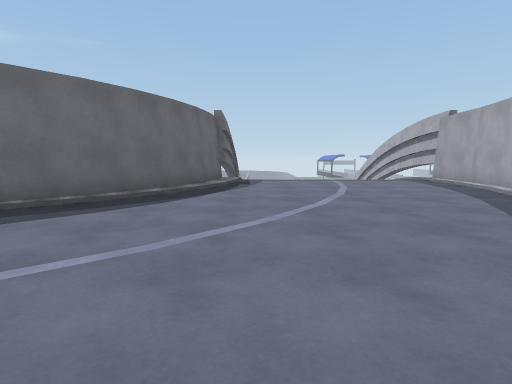
[1] (above)

18 first-person views from a walk through a 3-D level made in the Unity game engine. The camera is 1.2 m above the floor, tilts 6° down and sees 80° across. The floor is counted in squares, 2 m on a side. Each view is taken from the middle of a square. On the plan, view 1 faces up. The plan holds only what a view shows up to about 9 squares ahead; the rest is blank. The place goes on beyond the plan. The player character is not drawn. Some animated figures are not drawn. Surface patterns are stand-ins for the level's own textures.

[2]
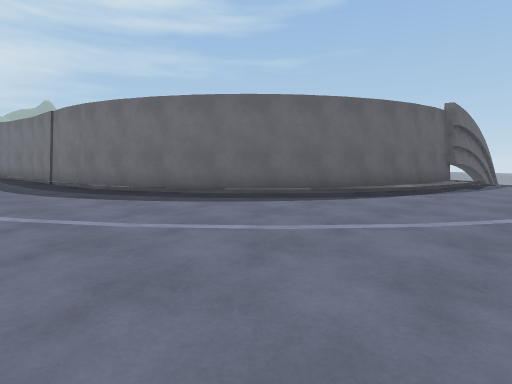

[3]
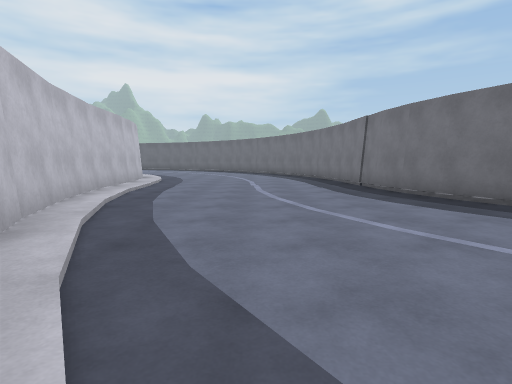

[4]
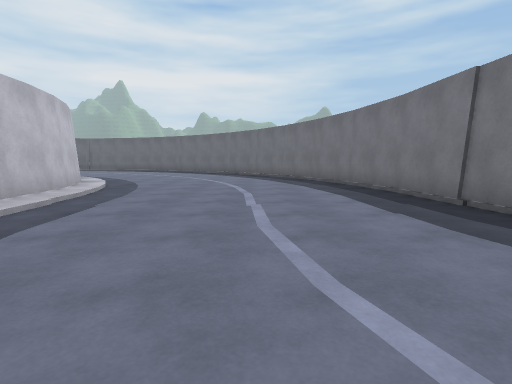

[5]
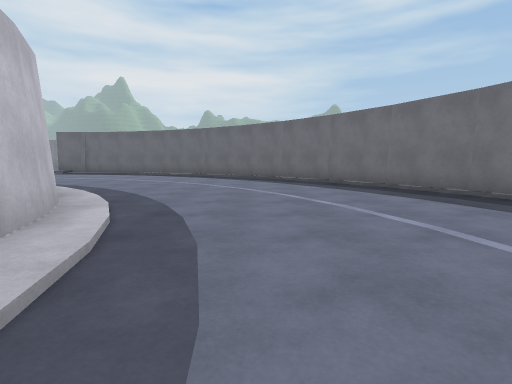

[6]
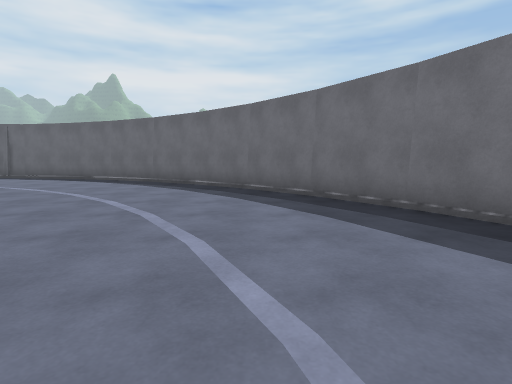

[7]
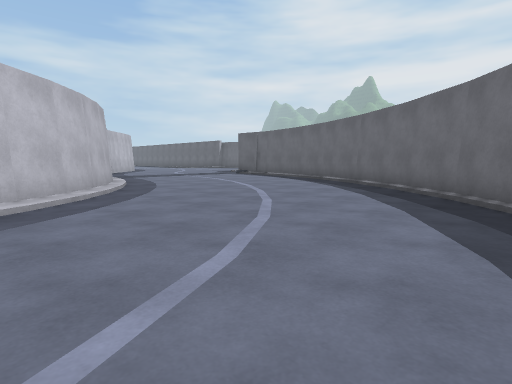

[8]
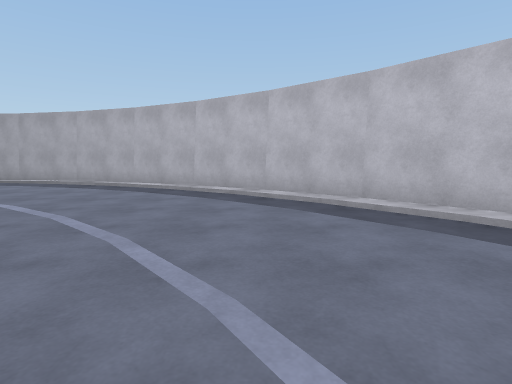

[9]
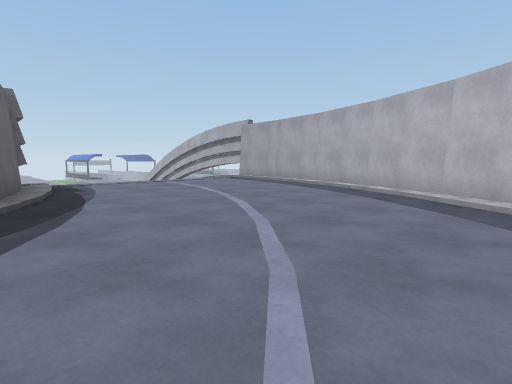

[10]
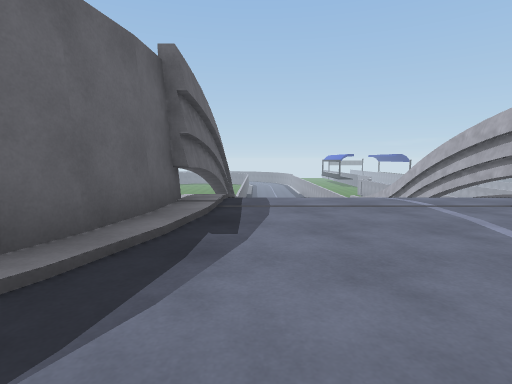

[11]
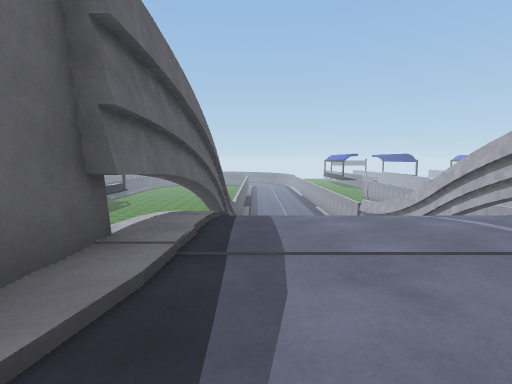

[12]
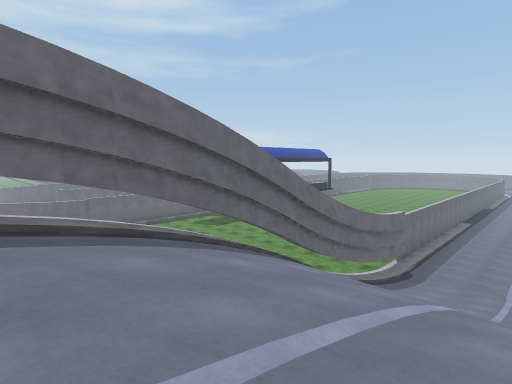

[13]
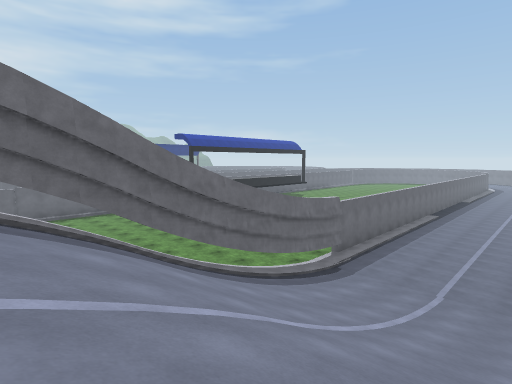

[14]
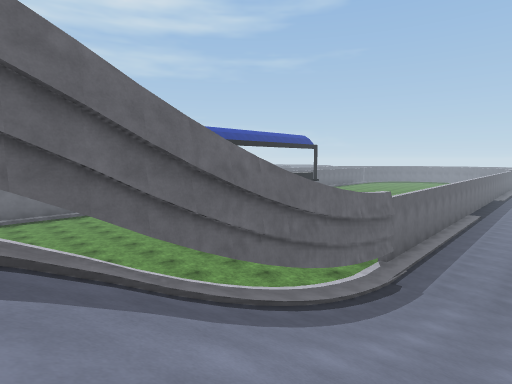

[15]
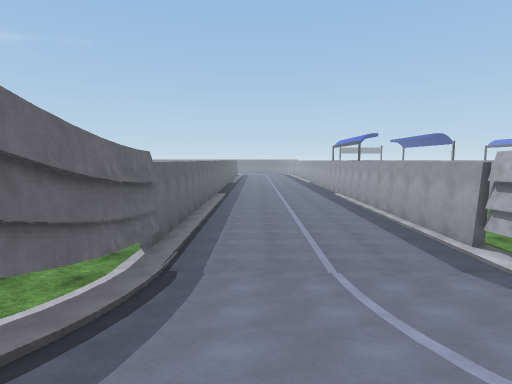

[16]
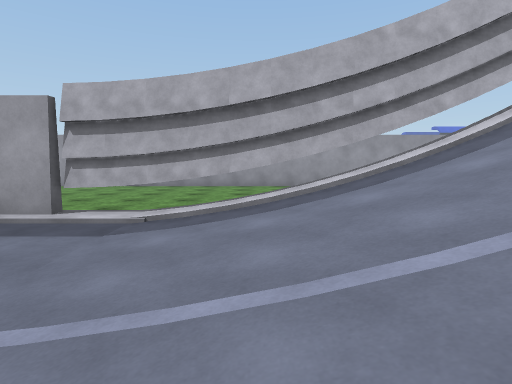

[17]
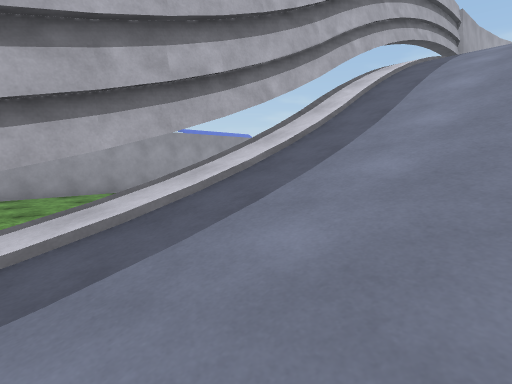

[18]
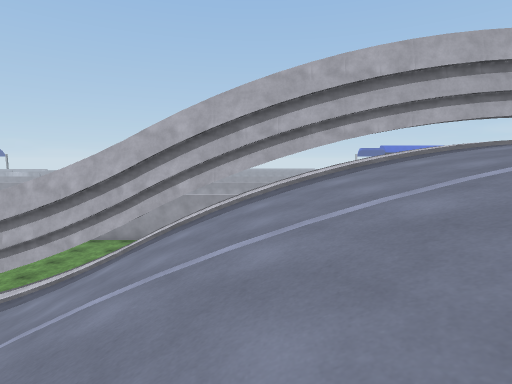

### Floor plan
Key: @ floor where view 1 was taken; # wall or solid block; . main floor; : floor 0.25 m higher than the main floor; - floor 6.75 m lower than the main floor; / step, stairs or slope; = window, fence, low wall or low ledge.
Columns run from 20 left of view 1 to 6 right of it. Each row starts with its distance up from view 1.
 24                    #-----/#
 23                    #-----/#
 22                    #-----/#
 21                    #//////#
 20                    #//////#
 19                    #//////#
 18                    #//////#
 17                    #//////#
 16                    #//////#
 15                    #//////#
 14                    #//////#
 13                    #//////#
 12                    #//////#
 11                    #//////#
 10                    #...../#
  9                    #...../#
  8                   ##.....##
  7                   #/.....#
  6                  ##/.....#
  5                  #/......#
  4                 ##......##
  3               ###.......#
  2         #######........##
  1      ####............./#
  0     ##..............@/##
 -1   ###.............../##
 -2  ##...............//##
 -3  #..............//#
 -4  =........///:#####
 -5  ......./######
 -6  ....../##
 -7 ....../##
 -8 ...../##

Where each view was taken, in squares from view 1:
view 1: 0 up, 0 right, facing up
view 2: 0 up, 1 right, facing up-left
view 3: 1 down, 0 right, facing left
view 4: 1 down, 4 left, facing left
view 5: 3 down, 8 left, facing left
view 6: 2 down, 11 left, facing left
view 7: 1 down, 12 left, facing down-left
view 8: 1 up, 3 left, facing right
view 9: 1 up, 2 left, facing up-right
view 10: 5 up, 0 right, facing up
view 11: 7 up, 0 right, facing up
view 12: 11 up, 3 right, facing up-left
view 13: 14 up, 4 right, facing up-left
view 14: 15 up, 2 right, facing up-left
view 15: 17 up, 1 right, facing up
view 16: 20 up, 1 right, facing right
view 17: 20 up, 3 right, facing down-right
view 18: 14 up, 0 right, facing right
